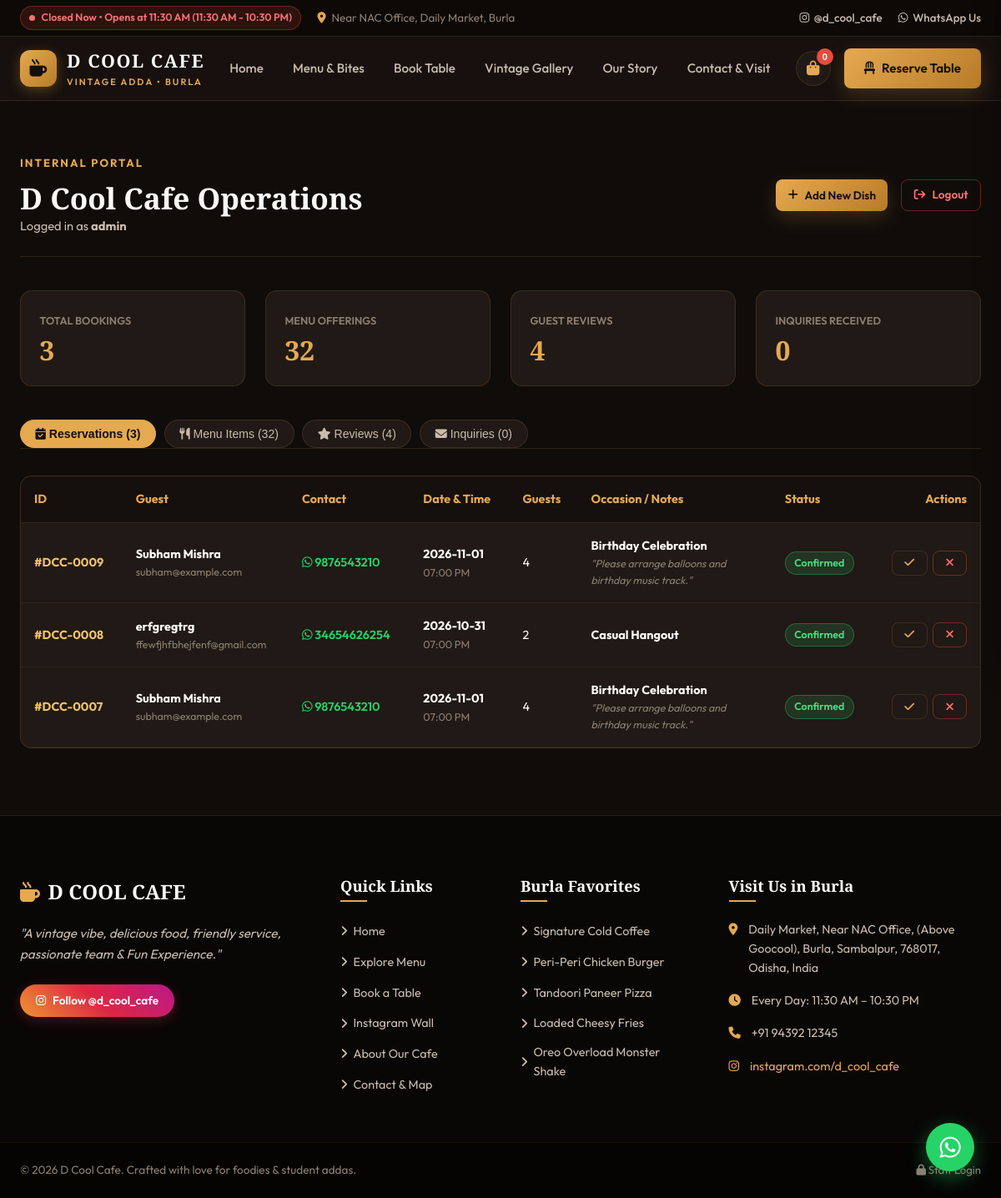
The page /admin (signed in) on the database its author committed.
### tables this page shows
CREATE TABLE reservations (
        id INTEGER PRIMARY KEY AUTOINCREMENT,
        guest_name TEXT NOT NULL,
        email TEXT NOT NULL,
        phone TEXT NOT NULL,
        reservation_date TEXT NOT NULL,
        reservation_time TEXT NOT NULL,
        guests_count INTEGER NOT NULL,
        occasion TEXT DEFAULT 'Casual Hangout',
        special_requests TEXT,
        status TEXT DEFAULT 'Confirmed',
        created_at TIMESTAMP DEFAULT CURRENT_TIMESTAMP
    );

### app.py (the view)
@app.route('/admin')
def admin_dashboard():
    if not is_admin():
        return redirect(url_for('admin_login'))
    conn = get_db()
    cursor = conn.cursor()
    cursor.execute('SELECT * FROM reservations ORDER BY created_at DESC')
    reservations = cursor.fetchall()
    cursor.execute('SELECT * FROM menu_items ORDER BY category ASC, name ASC')
    menu_items = cursor.fetchall()
    cursor.execute('SELECT * FROM reviews ORDER BY created_at DESC')
    reviews = cursor.fetchall()
    cursor.execute('SELECT * FROM contact_messages ORDER BY created_at DESC')
    messages = cursor.fetchall()
    conn.close()
    return render_template('admin/dashboard.html',
                           reservations=reservations,
                           menu_items=menu_items,
                           reviews=reviews,
                           messages=messages)

### templates/admin/dashboard.html (shortened to what this page needs)
{% extends "base.html" %}
{% block content %}
<section class="section-padding" style="padding-top: 3rem;">
    <div class="container">
        <div style="display: flex; justify-content: space-between; align-items: center; flex-wrap: wrap; gap: 1rem; margin-bottom: 2.5rem; border-bottom: 1px solid var(--border-color); padding-bottom: 1.5rem;">
            <div>
                <span class="section-tag">Internal Portal</span>
                <h1 style="font-size: 2.2rem; color: var(--text-primary);">D Cool Cafe Operations</h1>
                <p style="color: var(--text-secondary); font-size: 0.92rem;">Logged in as <strong>{{ session.get('admin_user', 'admin') }}</strong></p>
            </div>
            <div style="display: flex; gap: 1rem;">
                <button class="btn btn-primary btn-sm" onclick="openModal('addMenuModal')">
                    <i class="fa-solid fa-plus"></i> Add New Dish
                </button>
                <a href="{{ url_for('admin_logout') }}" class="btn btn-outline-danger btn-sm">
                    <i class="fa-solid fa-arrow-right-from-bracket"></i> Logout
                </a>
            </div>
        </div>
        <div style="display: grid; grid-template-columns: repeat(auto-fit, minmax(200px, 1fr)); gap: 1.5rem; margin-bottom: 2.5rem;">
            <div style="background: var(--bg-card); border: 1px solid var(--border-color); border-radius: var(--radius-md); padding: 1.4rem;">
                <span style="font-size: 0.8rem; text-transform: uppercase; color: var(--text-muted); font-weight: 600;">Total Bookings</span>
                <h3 style="font-size: 2rem; color: var(--primary-amber); margin-top: 0.2rem;">{{ reservations|length }}</h3>
            </div>
            <div style="background: var(--bg-card); border: 1px solid var(--border-color); border-radius: var(--radius-md); padding: 1.4rem;">
                <span style="font-size: 0.8rem; text-transform: uppercase; color: var(--text-muted); font-weight: 600;">Menu Offerings</span>
                <h3 style="font-size: 2rem; color: var(--primary-amber); margin-top: 0.2rem;">{{ menu_items|length }}</h3>
            </div>
            <div style="background: var(--bg-card); border: 1px solid var(--border-color); border-radius: var(--radius-md); padding: 1.4rem;">
                <span style="font-size: 0.8rem; text-transform: uppercase; color: var(--text-muted); font-weight: 600;">Guest Reviews</span>
                <h3 style="font-size: 2rem; color: var(--primary-amber); margin-top: 0.2rem;">{{ reviews|length }}</h3>
            </div>
            <div style="background: var(--bg-card); border: 1px solid var(--border-color); border-radius: var(--radius-md); padding: 1.4rem;">
                <span style="font-size: 0.8rem; text-transform: uppercase; color: var(--text-muted); font-weight: 600;">Inquiries Received</span>
                <h3 style="font-size: 2rem; color: var(--primary-amber); margin-top: 0.2rem;">{{ messages|length }}</h3>
            </div>
        </div>
        <div style="display: flex; gap: 0.6rem; border-bottom: 1px solid var(--border-color); margin-bottom: 2rem; overflow-x: auto;">
            <button class="cat-pill active" onclick="switchAdminTab('reservationsTab', this)">
                <i class="fa-solid fa-calendar-check"></i> Reservations ({{ reservations|length }})
            </button>
            <button class="cat-pill" onclick="switchAdminTab('menuTab', this)">
                <i class="fa-solid fa-utensils"></i> Menu Items ({{ menu_items|length }})
            </button>
            <button class="cat-pill" onclick="switchAdminTab('reviewsTab', this)">
                <i class="fa-solid fa-star"></i> Reviews ({{ reviews|length }})
            </button>
            <button class="cat-pill" onclick="switchAdminTab('messagesTab', this)">
                <i class="fa-solid fa-envelope"></i> Inquiries ({{ messages|length }})
            </button>
        </div>
        <div id="reservationsTab" class="admin-tab-pane">
            <div style="background: var(--bg-card); border: 1px solid var(--border-color); border-radius: var(--radius-md); overflow-x: auto;">
                <table style="width: 100%; border-collapse: collapse; text-align: left; font-size: 0.9rem;">
                    <thead>
                        <tr style="background: #15100d; border-bottom: 1px solid var(--border-color); color: var(--primary-amber);">
                            <th style="padding: 1rem;">ID</th>
                            <th style="padding: 1rem;">Guest</th>
                            <th style="padding: 1rem;">Contact</th>
                            <th style="padding: 1rem;">Date & Time</th>
                            <th style="padding: 1rem;">Guests</th>
                            <th style="padding: 1rem;">Occasion / Notes</th>
                            <th style="padding: 1rem;">Status</th>
                            <th style="padding: 1rem; text-align: right;">Actions</th>
                        </tr>
                    </thead>
                    <tbody>
                        {% for r in reservations %}
                        <tr style="border-bottom: 1px solid rgba(229, 169, 80, 0.08);">
                            <td style="padding: 1rem; font-weight: 700; color: var(--primary-gold);">#DCC-{{ "%04d"|format(r['id']) }}</td>
                            <td style="padding: 1rem;">
                                <strong>{{ r['guest_name'] }}</strong>
                                {% if r['email'] %}<div style="font-size: 0.78rem; color: var(--text-muted);">{{ r['email'] }}</div>{% endif %}
                            </td>
                            <td style="padding: 1rem;">
                                <a href="https://wa.me/91{{ r['phone']|replace(' ', '')|replace('-', '') }}?text=Hello%20{{ r['guest_name'] }}%2C%20regarding%20your%20table%20reservation%20at%20D%20Cool%20Cafe." target="_blank" style="color: var(--whatsapp-green); font-weight: 600;">
                                    <i class="fa-brands fa-whatsapp"></i> {{ r['phone'] }}
                                </a>
                            </td>
                            <td style="padding: 1rem;">
                                <strong>{{ r['reservation_date'] }}</strong>
                                <div style="color: var(--text-muted); font-size: 0.8rem;">{{ r['reservation_time'] }}</div>
                            </td>
                            <td style="padding: 1rem;">{{ r['guests_count'] }}</td>
                            <td style="padding: 1rem; max-width: 220px;">
                                <strong>{{ r['occasion'] }}</strong>
                                {% if r['special_requests'] %}
                                <div style="font-size: 0.78rem; color: var(--text-muted); font-style: italic;">"{{ r['special_requests'] }}"</div>
                                {% endif %}
                            </td>
                            <td style="padding: 1rem;">
                                <span class="status-pill {% if r['status'] == 'Confirmed' %}open{% elif r['status'] == 'Cancelled' %}closed{% else %}alert-info{% endif %}">
                                    {{ r['status'] }}
                                </span>
                            </td>
                            <td style="padding: 1rem; text-align: right;">
                                <div style="display: inline-flex; gap: 0.4rem;">
                                    <a href="{{ url_for('update_reservation_status', res_id=r['id'], new_status='Confirmed') }}" class="btn btn-secondary btn-sm" title="Confirm Booking">
                                        <i class="fa-solid fa-check"></i>
                                    </a>
                                    <a href="{{ url_for('update_reservation_status', res_id=r['id'], new_status='Cancelled') }}" class="btn btn-outline-danger btn-sm" title="Cancel Booking">
                                        <i class="fa-solid fa-xmark"></i>
                                    </a>
                                </div>
                            </td>
                        </tr>
                        {% else %}
                        <tr>
                            <td colspan="8" style="padding: 2.5rem; text-align: center; color: var(--text-muted);">
                                No reservations booked yet.
                            </td>
                        </tr>
                        {% endfor %}
                    </tbody>
                </table>
            </div>
        </div>
    </div>
</section>
{% endblock %}

### rows shown on the page
reservations: id "0009", guest_name "Subham Mishra", email "subham@example.com", phone "9876543210", reservation_date "2026-11-01", reservation_time "07:00 PM", guests_count "4", occasion "Birthday Celebration", special_requests "Please arrange balloons and birthday music track.", status "Confirmed"
reservations: id "0008", guest_name "erfgregtrg", email "ffewfjhfbhejfenf@gmail.com", phone "34654626254", reservation_date "2026-10-31", reservation_time "07:00 PM", guests_count "2", occasion "Casual Hangout", status "Confirmed"
reservations: id "0007", guest_name "Subham Mishra", email "subham@example.com", phone "9876543210", reservation_date "2026-11-01", reservation_time "07:00 PM", guests_count "4", occasion "Birthday Celebration", special_requests "Please arrange balloons and birthday music track.", status "Confirmed"

### other values the page prints
{{ cafe_status.status_text }} "Closed Now • Opens at 11:30 AM"
{{ cafe_status.hours }} "11:30 AM - 10:30 PM"
{{ instagram_handle }} "d_cool_cafe"
{{ session.get('admin_user', 'admin') }} "admin"
{{ reservations|length }} "3"
{{ menu_items|length }} "32"
{{ reviews|length }} "4"
{{ messages|length }} "0"
{{ tagline }} "A vintage vibe, delicious food, friendly service, passionate team & Fun Experience."
{{ address_line1 }} "Daily Market, Near NAC Office"
{{ address_line2 }} "(Above Goocool), Burla, Sambalpur"
{{ pincode }} "768017"
{{ state }} "Odisha, India"
{{ phone_number }} "+91 94392 12345"
{{ cafe_name }} "D Cool Cafe"
